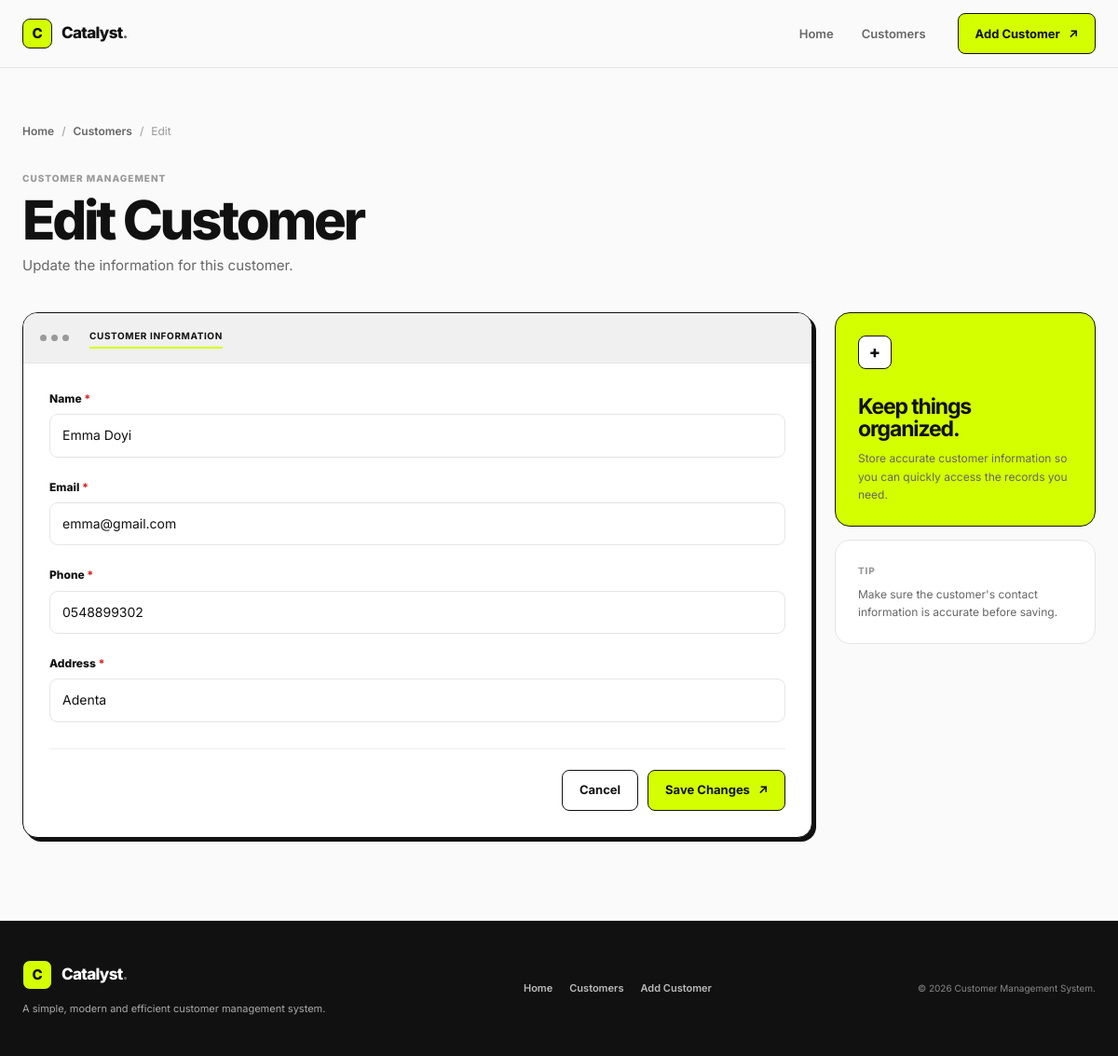
The page /customers/3/edit/ on the database its author committed.
### customer_app/models.py (models this page shows, shortened)
class Customer(models.Model):
    name = models.CharField(max_length=100)
    email = models.EmailField(unique=True)
    phone = models.CharField(max_length=50)
    address = models.CharField(max_length=200)
    created_at = models.DateTimeField(auto_now_add=True)
    class Meta:
        ordering = ['name']

### customer_app/views.py (the view)
# urls.py: path('<int:pk>/edit/', views.CustomerUpdateView.as_view(), name='customer_update'),
class CustomerUpdateView(SuccessMessageMixin, UpdateView):
    model = Customer
    form_class = CustomerForm
    template_name = "customer_app/customer_form.html"
    success_message = "The customer '%(name)s' was updated successfully!"
    def get_context_data(self, **kwargs):
        context = super().get_context_data(**kwargs)
        context['title'] = f'Edit {self.object.name}'
        context['submit_label'] = 'Save Changes'
        return context

### customer_app/forms.py
class CustomerForm(forms.ModelForm):
    class Meta:
        model = Customer
        fields = ["name", "email", "phone", "address"]
        widgets = {
            "name": forms.TextInput(attrs={
                "class": "input",
                "placeholder": "Enter full name",
            }),
            "email": forms.EmailInput(attrs={
                "class": "input",
                "placeholder": "name@example.com",
            }),
            "phone": forms.TextInput(attrs={
                "class": "input",
                "placeholder": "Enter phone number",
            }),
            "address": forms.TextInput(attrs={
                "class": "input",
                "placeholder": "Enter address",
            }),
        }

### customer_app/templates/customer_app/customer_form.html (shortened to what this page needs)
{% extends "base.html" %}
{% block body_class %}
inner page-form
{% endblock %}
{% block content %}
<section class="page">
  <div class="container">
    <div class="breadcrumb">
      <a href="{% url 'customer_app:home' %}">
        Home
      </a>
      <span>/</span>
      <a href="{% url 'customer_app:customer_list' %}">
        Customers
      </a>
      <span>/</span>
      <span>
        {% if object %}
        Edit
        {% else %}
        Add
        {% endif %}
      </span>
    </div>
    <div class="page-head form-page-head">
      <div>
        <span class="eyebrow">
          Customer management
        </span>
        <h1>
          {% if object %}
          Edit Customer
          {% else %}
          Add Customer
          {% endif %}
        </h1>
        <p class="page-sub">
          {% if object %}
          Update the information for this customer.
          {% else %}
          Add a new customer to your database.
          {% endif %}
        </p>
      </div>
    </div>
    <div class="form-shell">
      <div class="dashboard-frame">
        <div class="dashboard-toolbar">
          <div class="dashboard-dots">
            <span></span>
            <span></span>
            <span></span>
          </div>
          <div class="dashboard-toolbar-tabs">
            <span class="toolbar-tab active">
              Customer information
            </span>
          </div>
        </div>
        <div class="form-body">
          <form method="post" novalidate>
            <div class="form-fields">
              {% for field in form %}
              <div class="form-row">
                <label for="{{ field.id_for_label }}" class="form-label">
                  {{ field.label }}
                  {% if field.field.required %}
                  <span class="required-mark">*</span>
                  {% endif %}
                </label>
                {{ field }}
              </div>
              {% endfor %}
            </div>
            <div class="form-actions">
              <a href="{% url 'customer_app:customer_list' %}" class="btn btn-ghost">
                Cancel
              </a>
              <button type="submit" class="btn btn-acid">
                {% if object %}
                Save Changes
                {% else %}
                Add Customer
                {% endif %}
                <span aria-hidden="true">↗</span>
              </button>
            </div>
          </form>
        </div>
      </div>
      <aside class="form-aside">
        <div class="aside-card">
          <span class="aside-number">
            +
          </span>
          <h2>
            Keep things organized.
          </h2>
          <p>
            Store accurate customer information so you can
            quickly access the records you need.
          </p>
        </div>
        <div class="aside-card muted">
          <span class="aside-label">
            Tip
          </span>
          <p>
            Make sure the customer's contact information
            is accurate before saving.
          </p>
        </div>
      </aside>
    </div>
  </div>
</section>
{% endblock %}

### rows shown on the page
Customer: form "Emma Doyi" "emma@gmail.com" "0548899302" "Adenta"

### other values the page prints
{{ field.label }} "Name" "Email" "Phone" "Address"
